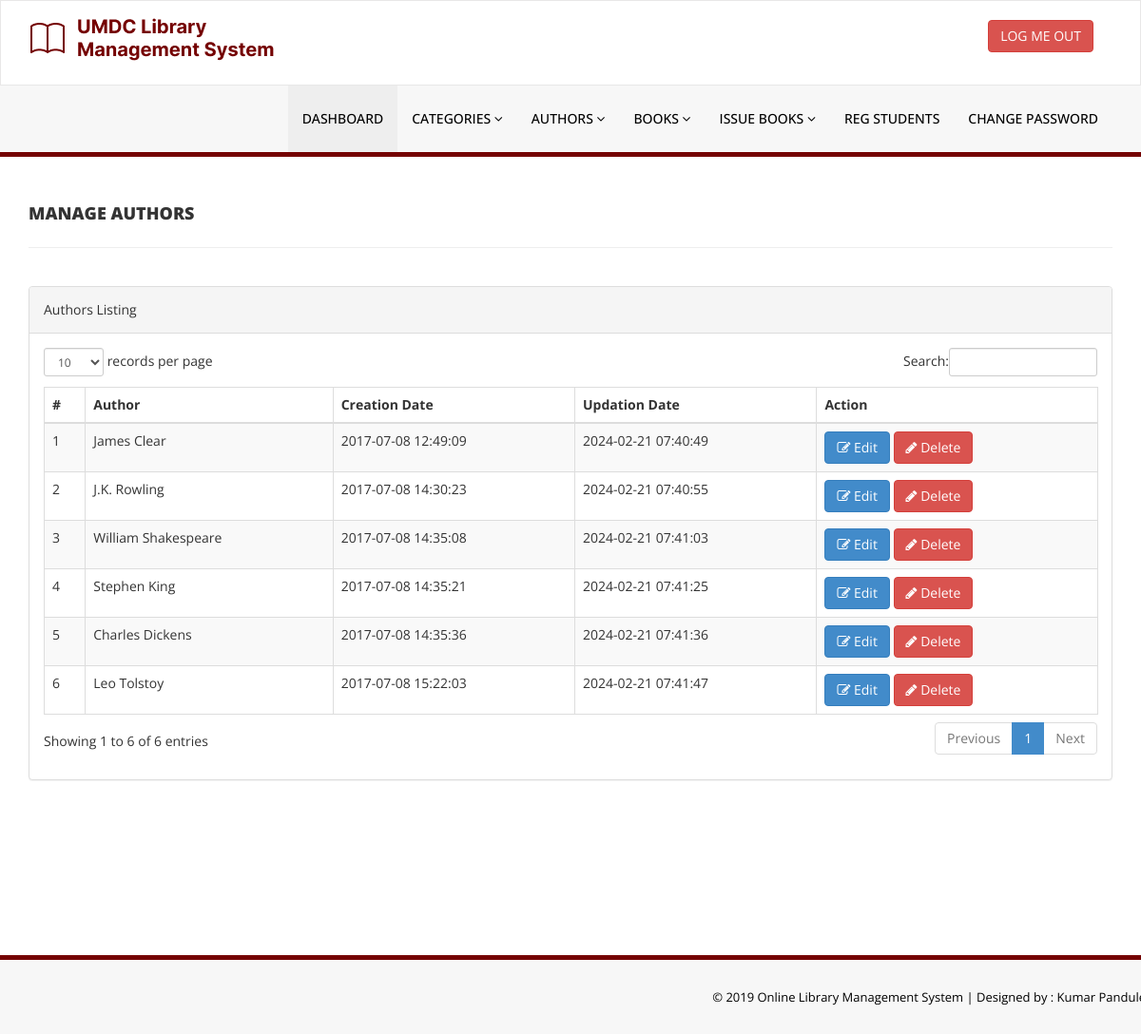
/library/admin/manage-authors.php (signed in), run on the app's committed database.
### tables this page shows
CREATE TABLE `tblauthors` (
  `id` int(11) NOT NULL,
  `AuthorName` varchar(159) DEFAULT NULL,
  `creationDate` timestamp NULL DEFAULT current_timestamp(),
  `UpdationDate` timestamp NULL DEFAULT NULL ON UPDATE current_timestamp()
);

### library/admin/manage-authors.php (the view, shortened to what this page needs)
<?php
include('includes/config.php');
if(strlen($_SESSION['alogin'])==0)
    {
header('location:index.php');
}
else{
    ?>
<!DOCTYPE html>
<html xmlns="http://www.w3.org/1999/xhtml">
<head>
    <link href="assets/css/bootstrap.css" rel="stylesheet" />
    <link href="assets/css/font-awesome.css" rel="stylesheet" />
    <link href="assets/js/dataTables/dataTables.bootstrap.css" rel="stylesheet" />
    <link href="assets/css/style.css" rel="stylesheet" />
</head>
<body>
<?php include('includes/header.php');?>
    <div class="content-wrapper">
         <div class="container">
        <div class="row pad-botm">
            <div class="col-md-12">
                <h4 class="header-line">Manage Authors</h4>
    </div>
     <div class="row">
</div>
        </div>
            <div class="row">
                <div class="col-md-12">
                    <div class="panel panel-default">
                        <div class="panel-heading">
                           Authors Listing
                        </div>
                        <div class="panel-body">
                            <div class="table-responsive">
                                <table class="table table-striped table-bordered table-hover" id="dataTables-example">
                                    <thead>
                                        <tr>
                                            <th>#</th>
                                            <th>Author</th>
                                            <th>Creation Date</th>
                                            <th>Updation Date</th>
                                            <th>Action</th>
                                        </tr>
                                    </thead>
                                    <tbody>
<?php $sql = "SELECT * from  tblauthors";
$query = $dbh -> prepare($sql);
$query->execute();
$results=$query->fetchAll(PDO::FETCH_OBJ);
$cnt=1;
if($query->rowCount() > 0)
{
foreach($results as $result)
{               ?>
                                        <tr class="odd gradeX">
                                            <td class="center"><?php echo htmlentities($cnt);?></td>
                                            <td class="center"><?php echo htmlentities($result->AuthorName);?></td>
                                            <td class="center"><?php echo htmlentities($result->creationDate);?></td>
                                            <td class="center"><?php echo htmlentities($result->UpdationDate);?></td>
                                            <td class="center">
                                            <a href="edit-author.php?athrid=<?php echo htmlentities($result->id);?>"><button class="btn btn-primary"><i class="fa fa-edit "></i> Edit</button>
                                          <a href="manage-authors.php?del=<?php echo htmlentities($result->id);?>" onclick="return confirm('Are you sure you want to delete?');"" >  <button class="btn btn-danger"><i class="fa fa-pencil"></i> Delete</button>
                                            </td>
                                        </tr>
 <?php $cnt=$cnt+1;}} ?>
                                    </tbody>
                                </table>
                            </div>
                        </div>
                    </div>
                </div>
            </div>
    </div>
    </div>
  <?php include('includes/footer.php');?>
</body>
</html>
<?php } ?>

### library/admin/includes/header.php (shortened to what this page needs)
<div class="navbar navbar-inverse set-radius-zero" >
        <div class="container">
            <div class="navbar-header">
                <a class="navbar-brand">
                    <img src="assets/img/logo.png" />
                </a>
            </div>
            <div class="right-div">
                <a href="logout.php" class="btn btn-danger pull-right">LOG ME OUT</a>
            </div>
        </div>
    </div>
    <section class="menu-section">
        <div class="container">
            <div class="row ">
                <div class="col-md-12">
                    <div class="navbar-collapse collapse ">
                        <ul id="menu-top" class="nav navbar-nav navbar-right">
                            <li><a href="dashboard.php" class="menu-top-active">DASHBOARD</a></li>
                            <li>
                                <a href="#" class="dropdown-toggle" id="ddlmenuItem" data-toggle="dropdown"> Categories <i class="fa fa-angle-down"></i></a>
                            </li>
                            <li>
                                <a href="#" class="dropdown-toggle" id="ddlmenuItem" data-toggle="dropdown"> Authors <i class="fa fa-angle-down"></i></a>
                            </li>
 <li>
                                <a href="#" class="dropdown-toggle" id="ddlmenuItem" data-toggle="dropdown"> Books <i class="fa fa-angle-down"></i></a>
                            </li>
                           <li>
                                <a href="#" class="dropdown-toggle" id="ddlmenuItem" data-toggle="dropdown"> Issue Books <i class="fa fa-angle-down"></i></a>
                            </li>
                             <li><a href="reg-students.php">Reg Students</a></li>
  <li><a href="change-password.php">Change Password</a></li>
                        </ul>
                    </div>
                </div>
            </div>
        </div>
    </section>

### library/includes/footer.php
<section class="footer-section">
     <div class="container">
         <div class="row">
             <div class="col-md-12">
                &copy; 2019 Online Library Management System |<a href="https://github.com/kumarpandule2000" target="_blank"  > Designed by : Kumar Pandule</a>
             </div>
         </div>
     </div>
 </section>

### library/admin/assets/css/style.css (style rules this page uses)
body { font-family: 'Open Sans', sans-serif; line-height:28px; }
.set-radius-zero { border-radius:0px; -moz-border-radius:0px; -webkit-border-radius:0px; }
.content-wrapper { margin-top: 40px; min-height:800px; padding-bottom:90px; }
.header-line { font-weight:900; padding-bottom:25px; border-bottom:1px solid #eeeeee; text-transform:uppercase; }
.pad-botm { padding-bottom:30px; }
.right-div { float: right; padding: 20px; }
#menu-top a { color:#000; text-decoration:none; font-weight:500; padding: 25px 15px 25px 15px; text-transform:uppercase; }
.menu-section { background-color: #f7f7f7; border-bottom:5px solid var(--red); width:100% }
.menu-top-active { background-color:#eeeeee; }
.navbar-inverse { background-color: #FFF; border-color: rgba(155, 153, 153, 0.23); }
.navbar { min-height: 90px; margin-bottom: 0px; }
.footer-section { padding:25px 50px 25px 50px; color:#000; font-size:13px; background-color: #f7f7f7; text-align:right; border-top:5px solid var(--red); }
.footer-section a, .footer-section a:hover { color:#000; }

### data on the page
tblauthors: AuthorName "James Clear", creationDate "2017-07-08 12:49:09", UpdationDate "2024-02-21 07:40:49"
tblauthors: AuthorName "J.K. Rowling", creationDate "2017-07-08 14:30:23", UpdationDate "2024-02-21 07:40:55"
tblauthors: AuthorName "William Shakespeare", creationDate "2017-07-08 14:35:08", UpdationDate "2024-02-21 07:41:03"
tblauthors: AuthorName "Stephen King", creationDate "2017-07-08 14:35:21", UpdationDate "2024-02-21 07:41:25"
tblauthors: AuthorName "Charles Dickens", creationDate "2017-07-08 14:35:36", UpdationDate "2024-02-21 07:41:36"
tblauthors: AuthorName "Leo Tolstoy", creationDate "2017-07-08 15:22:03", UpdationDate "2024-02-21 07:41:47"
